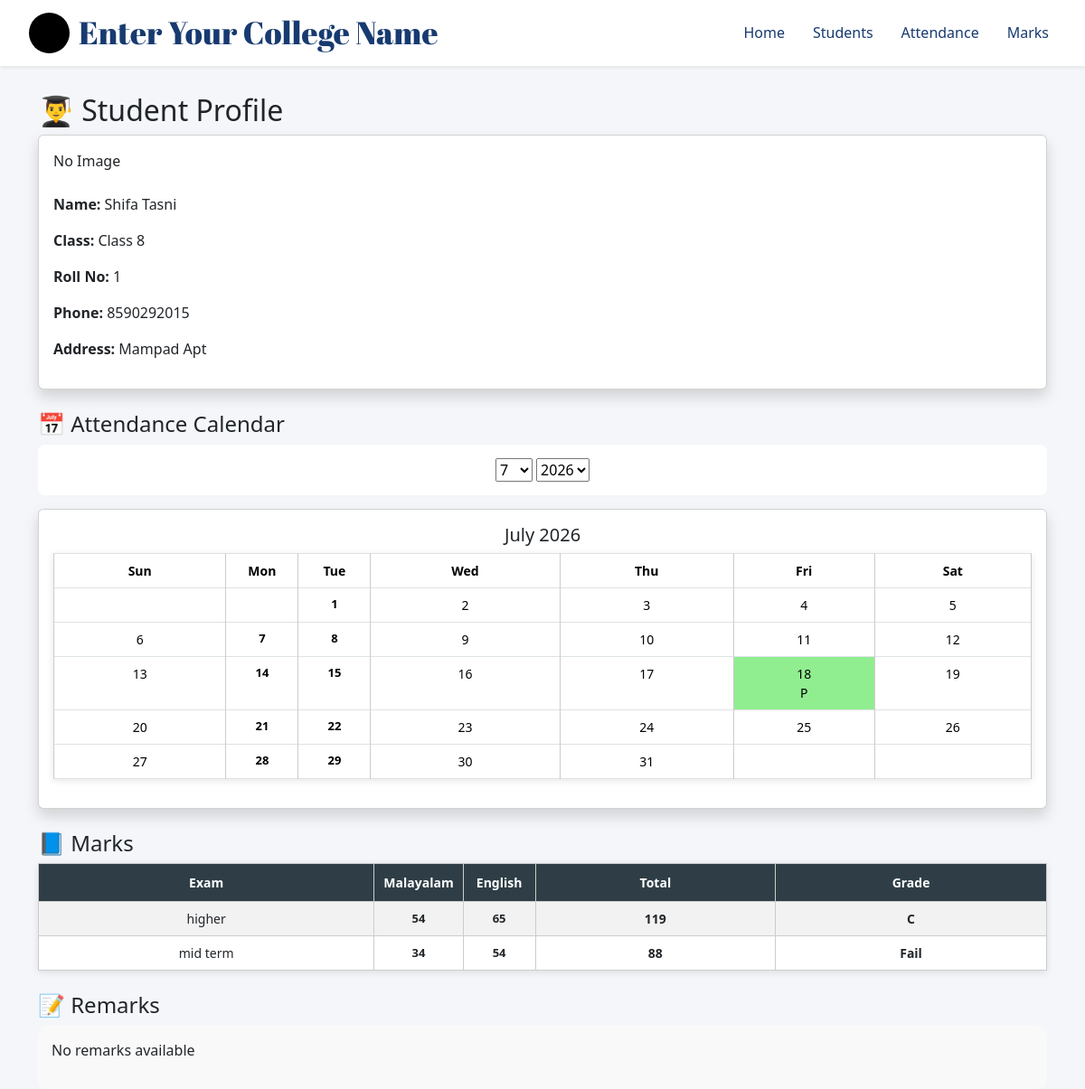
Screenshot of /student/1/ with the database file from the repository.
### myapp/models.py (models this page shows, shortened)
class Student(models.Model):
    CLASS_CHOICES = [
        ('8', 'Class 8'),
        ('9', 'Class 9'),
        ('10', 'Class 10'),
        ('+1', 'Plus One'),
        ('+2', 'Plus Two'),
        ('ug1', 'Degree 1st Year'),
        ('ug2', 'Degree 2nd Year'),
        ('ug3', 'Degree 3rd Year'),
    ]
    user = models.ForeignKey(User, on_delete=models.CASCADE)
    name = models.CharField(max_length=100)
    roll_no = models.IntegerField()
    school_class = models.CharField(
        max_length=20,
        choices=CLASS_CHOICES
    )
    parent_phone = models.CharField(max_length=15)
    address = models.TextField()
    photo = models.ImageField(upload_to='students/', blank=True, null=True)

class Subject(models.Model):
    user = models.ForeignKey(User, on_delete=models.CASCADE)  # ✅ ADD THIS
    name = models.CharField(max_length=50)
    class Meta:
        unique_together = ['user', 'name']  # ✅ prevent duplicates per user
    def __str__(self):
        return self.name

class Marks(models.Model):
    user = models.ForeignKey(User, on_delete=models.CASCADE)
    student = models.ForeignKey(Student, on_delete=models.CASCADE)
    exam_name = models.CharField(max_length=50)
    subject = models.ForeignKey('Subject', on_delete=models.CASCADE)
    marks = models.IntegerField(default=0)

### myapp/views.py (the view)
# urls.py: path('student/<int:id>/', views.student_detail, name='student_detail'),
def student_detail(request, id):
    student = get_object_or_404(Student, id=id)
    today = date.today()
    try:
        month = int(request.GET.get('month', today.month))
        year = int(request.GET.get('year', today.year))
    except:
        month = today.month
        year = today.year
    attendance = Attendance.objects.filter(
        student=student,
        date__year=year,
        date__month=month
    )
    attendance_dict = {a.date.day: a.status for a in attendance}
    total_days = monthrange(year, month)[1]
    calendar_days = []
    for d in range(1, total_days + 1):
        calendar_days.append({
            'day': d,
            'status': attendance_dict.get(d)
        })
    cal = calendar.monthcalendar(year, month)
    months = list(range(1, 13))
    years = list(range(2026, 2031))
    marks = Marks.objects.filter(student=student)
    subjects = list(set(m.subject for m in marks))
    exam_data = defaultdict(dict)
    for m in marks:
        exam_data[m.exam_name][m.subject] = m.marks
    exam_list = []
    for exam, sub_marks in exam_data.items():
        marks_list = []
        total = 0
        count = 0
        for sub in subjects:
            mark = sub_marks.get(sub)
            if mark is not None:
                total += mark
                count += 1
            marks_list.append(mark)
        avg = total / count if count > 0 else 0
        if avg >= 90:
            grade = "A+"
        elif avg >= 75:
            grade = "A"
        elif avg >= 60:
            grade = "B"
        elif avg >= 50:
            grade = "C"
        else:
            grade = "Fail"
        exam_list.append({
            'exam': exam,
            'marks': marks_list,
            'total': total,
            'grade': grade
        })
    remarks = StudentRemark.objects.filter(student=student)
    return render(request, 'student_detail.html', {
        'student': student,
        'calendar_days': calendar_days,
        'calendar_weeks': cal,
        'month': month,
        'year': year,
        'month_name': calendar.month_name[month],
        'subjects': subjects,
        'exam_list': exam_list,
        'months': months,
        'years': years,
        'remarks': remarks,
    })

### templates/student_detail.html (shortened to what this page needs)
{% extends 'base.html' %}
{% load static %}
{% block content %}
<div class="student-detail">
<div class="container mt-4">
    <h2>👨‍🎓 Student Profile</h2>
    <div class="card shadow mb-4">
        <div class="card-body">
            {% if student.photo %}
        <img src="{{ student.photo.url }}" width="80" height="80" style="border-radius:50%;">
        {% else %}
            No Image
        {% endif %}
         <br>
          <br>
            <p><strong>Name:</strong> {{ student.name }}</p>
            <p><strong>Class:</strong> {{ student.get_school_class_display }}</p>
            <p><strong>Roll No:</strong> {{ student.roll_no }}</p>
            <p><strong>Phone:</strong> {{ student.parent_phone }}</p>
            <p><strong>Address:</strong> {{ student.address }}</p>
        </div>
    </div>
   <h4>📅 Attendance Calendar</h4>
   <form method="get" style="text-align:center; margin-bottom:15px;">
    <select name="month" onchange="this.form.submit()">
        {% for m in months %}
            <option value="{{ m }}" {% if m == month %}selected{% endif %}>
                {{ m }}
            </option>
        {% endfor %}
    </select>
    <select name="year" onchange="this.form.submit()">
        {% for y in years %}
            <option value="{{ y }}" {% if y == year %}selected{% endif %}>
                {{ y }}
            </option>
        {% endfor %}
    </select>
</form>
<div class="card shadow mb-4">
  <div class="card-body">
<h5 style="text-align:center;">
    {{ month_name }} {{ year }}
</h5>
    <table class="table table-bordered text-center">
    <tr>
        <th>Sun</th>
        <th>Mon</th>
        <th>Tue</th>
        <th>Wed</th>
        <th>Thu</th>
        <th>Fri</th>
        <th>Sat</th>
    </tr>
    {% for week in calendar_weeks %}
    <tr>
        {% for day in week %}
            {% if day == 0 %}
                <td></td>
            {% else %}
                {% for d in calendar_days %}
                    {% if d.day == day %}
                        {% if d.status == "Present" %}
                            <td style="background-color:lightgreen;">
                                {{ day }}<br>P
                            </td>
                        {% elif d.status == "Absent" %}
                            <td style="background-color:lightcoral;">
                                {{ day }}<br>A
                            </td>
                        {% else %}
                            <td>{{ day }}</td>
                        {% endif %}
                    {% endif %}
                {% endfor %}
            {% endif %}
        {% endfor %}
    </tr>
    {% endfor %}
</table>
  </div>
</div>
<h4>📘 Marks</h4>
<table border="1" style="width:100%; text-align:center;">
    <tr>
        <th>Exam</th>
        {% for sub in subjects %}
            <th>{{ sub }}</th>
        {% endfor %}
        <th>Total</th>
        <th>Grade</th>
    </tr>
    {% for exam in exam_list %}
    <tr>
        <td>{{ exam.exam }}</td>
        {% for mark in exam.marks %}
            <td>{{ mark|default:"-" }}</td>
        {% endfor %}
        <td><b>{{ exam.total }}</b></td>
        <td><b>{{ exam.grade }}</b></td>
    </tr>
    {% endfor %}
</table>
<br>
<h4>📝 Remarks</h4>
<div style="background:#f9f9f9; padding:15px; border-radius:10px;">
    {% for r in remarks %}
        <div style="margin-bottom:10px; padding:10px; background:white; border-left:5px solid #007bff;">
            <strong>{{ r.exam_name }}</strong><br>
            {{ r.remark }}
        </div>
    {% empty %}
        <p>No remarks available</p>
    {% endfor %}
</div>
{% endblock %}

### templates/base.html (shortened to what this page needs)
{% load static %}
<!DOCTYPE html>
<html lang="en">
<head>
  <link href="https://cdn.jsdelivr.net/npm/bootstrap@5.3.8/dist/css/bootstrap.min.css" rel="stylesheet">
      <link rel="stylesheet" href="{% static 'css/style.css' %}">
</head>
<body class="body">
<nav class="navbar navbar-expand-lg bg-white shadow-sm">
    <div class="container-fluid">
        <div class="d-flex align-items-center left-side">
            <img id="logoPreview"
                 src="{% static 'images/default-logo.png' %}"
                 class="logo-img">
            <span id="editor"
                  contenteditable="true"
                  class="college-name">
                Enter Your College Name
            </span>
        </div>
        <div class="collapse navbar-collapse justify-content-end"
     id="navbarMenu">
            <div class="navbar-nav">
                <a class="nav-link" href="{% url 'home' %}">Home</a>
                <a class="nav-link" href="{% url 'students' %}">Students</a>
                <a class="nav-link" href="{% url 'attendance' %}">Attendance</a>
                <a class="nav-link" href="{% url 'marks' %}">Marks</a>
            </div>
        </div>
    </div>
</nav>
{% block content %}{% endblock %}
</body>
</html>

### static/css/style.css (style rules this page uses)
table { width: 100%; border-collapse: collapse; }
th, td { padding: 8px; border: 1px solid #ccc; text-align: center; font-size: 14px; }
th { background: #f5f5f5; }
td:nth-child(2), td:nth-child(3) { font-weight: bold; font-size: 13px; }
th:nth-child(2), th:nth-child(3), td:nth-child(2), td:nth-child(3) { width: 80px; }
th:nth-child(2), th:nth-child(3), td:nth-child(2), td:nth-child(3) { width: 80px; font-weight: bold; }
body { font-family: Arial; background: #f4f6f9; }
table { border-collapse: collapse; width: 100%; background: white; box-shadow: 0 2px 8px rgba(0,0,0,0.1); }
th { background: #2f3e46; color: white; padding: 10px; }
td { text-align: center; padding: 8px; }
tr:nth-child(even) { background: #f2f2f2; }
form { background: white; padding: 15px; margin-bottom: 15px; border-radius: 8px; }
.student-detail { margin-top: 30px; }
body, html { margin: 0; padding: 0; height: 100%; font-family: 'Segoe UI', sans-serif; }
#editor { font-size:35px; }
.navbar { background:#fff; padding:10px 20px; }
.container-fluid { display:flex; justify-content:space-between; align-items:center; position:static; width:100%; }
.logo-img { width:45px; height:45px; border-radius:50%; object-fit:cover; flex-shrink:0; }
.college-name { font-family: "Abril Fatface", serif; font-size:30px; color:#173A70; margin-left:10px; white-space:nowrap; overflow:hidden; text-overflow:ellipsis; }
.navbar-nav .nav-link { position: relative; color: #173A70; margin-left: 15px; transition: color 0.3s ease; }
.navbar-nav .nav-link::after { content: ""; position: absolute; left: 50%; bottom: 0; width: 0; height: 2px; background: black; transition: 0.3s ease; transform: translateX(-50%); }
@media (min-width:992px) { .college-name { font-size:30px; max-width:500px; } }

### rows the page displays
Student: name "Shifa Tasni", school_class "Class 8", roll_no "1", parent_phone "8590292015", address "Mampad Apt"
Subject: name "Malayalam"
Subject: name "English"
Marks: exam "higher"
Marks: exam "mid term"

### other values shown
{{ month_name }} "July"
{{ year }} "2026"
{{ day }} "1" "2" "3" "4" "5" "6" "7" "8" "9" "10" "11" "12" "13" "14" "15" "16" "17" "19" "20" "21" "22" "23" "24" "25" "26" "27" "28" "29" "30" "31"
{{ day }} "18"
{{ mark|default:"-" }} "54" "65" "34" "54"
{{ exam.total }} "119" "88"
{{ exam.grade }} "C" "Fail"
form field month "7"
form field year "2026"
